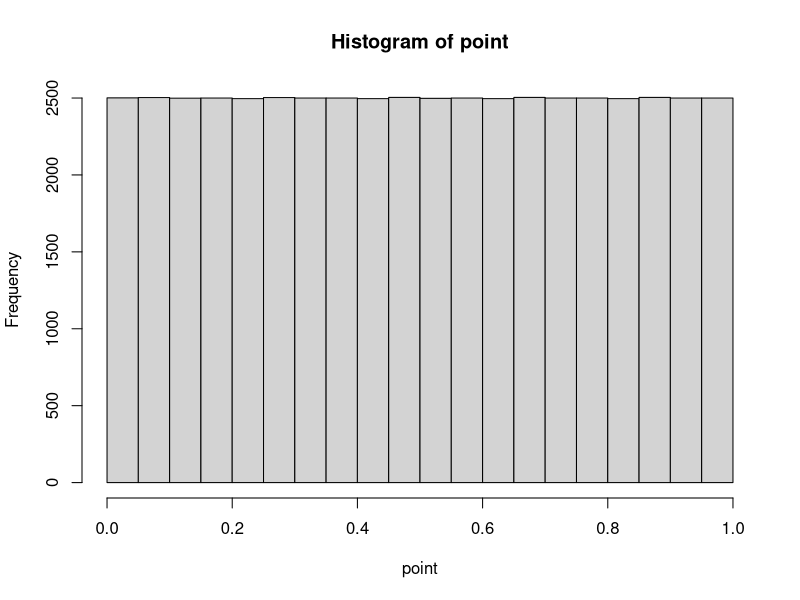

Here is the R script that generated this plot:
# Title     : TODO
# Objective : TODO
# Created by: chunyang
# Created on: 9/16/2020

# 线性同余法随机数
randomA = function (m,a,b,c,raw1,raw2){
    point = c(raw1, raw2)
    for (i in 3:50000){
        point[i] = (point[i-2]*a+point[i-1]+b) %% m
    }
    return (point/m)
}

point = randomA(1000000, 2, 4, 4, 1, 64 )
print(point)
hist(point)